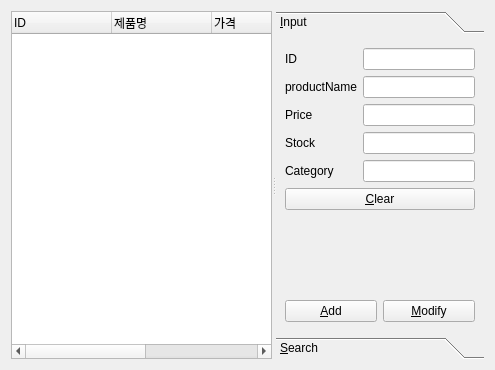
<?xml version="1.0" encoding="UTF-8"?>
<ui version="4.0">
 <class>ProductManagerForm</class>
 <widget class="QWidget" name="ProductManagerForm">
  <property name="geometry">
   <rect>
    <x>0</x>
    <y>0</y>
    <width>495</width>
    <height>370</height>
   </rect>
  </property>
  <property name="windowTitle">
   <string>Form</string>
  </property>
  <layout class="QHBoxLayout" name="horizontalLayout_3">
   <item>
    <widget class="QSplitter" name="splitter">
     <property name="orientation">
      <enum>Qt::Horizontal</enum>
     </property>
     <widget class="QTreeWidget" name="treeWidget">
      <property name="rootIsDecorated">
       <bool>false</bool>
      </property>
      <property name="itemsExpandable">
       <bool>false</bool>
      </property>
      <column>
       <property name="text">
        <string>ID</string>
       </property>
      </column>
      <column>
       <property name="text">
        <string>제품명</string>
       </property>
      </column>
      <column>
       <property name="text">
        <string>가격</string>
       </property>
      </column>
      <column>
       <property name="text">
        <string>재고량</string>
       </property>
      </column>
      <column>
       <property name="text">
        <string>품목</string>
       </property>
      </column>
     </widget>
     <widget class="QToolBox" name="toolBox">
      <property name="enabled">
       <bool>true</bool>
      </property>
      <property name="currentIndex">
       <number>0</number>
      </property>
      <widget class="QWidget" name="inputPage">
       <property name="geometry">
        <rect>
         <x>0</x>
         <y>0</y>
         <width>246</width>
         <height>310</height>
        </rect>
       </property>
       <attribute name="label">
        <string>&amp;Input</string>
       </attribute>
       <layout class="QHBoxLayout" name="horizontalLayout_2">
        <item>
         <layout class="QVBoxLayout" name="verticalLayout">
          <item>
           <layout class="QFormLayout" name="formLayout">
            <item row="0" column="0">
             <widget class="QLabel" name="idLabel">
              <property name="text">
               <string>ID</string>
              </property>
             </widget>
            </item>
            <item row="0" column="1">
             <widget class="QLineEdit" name="idLineEdit">
              <property name="readOnly">
               <bool>true</bool>
              </property>
             </widget>
            </item>
            <item row="1" column="0">
             <widget class="QLabel" name="productNameLabel">
              <property name="text">
               <string>productName</string>
              </property>
             </widget>
            </item>
            <item row="1" column="1">
             <widget class="QLineEdit" name="productNameLineEdit"/>
            </item>
            <item row="2" column="0">
             <widget class="QLabel" name="priceLabel">
              <property name="text">
               <string>Price</string>
              </property>
             </widget>
            </item>
            <item row="2" column="1">
             <widget class="QLineEdit" name="priceLlineEdit"/>
            </item>
            <item row="3" column="0">
             <widget class="QLabel" name="stockLabel">
              <property name="text">
               <string>Stock</string>
              </property>
             </widget>
            </item>
            <item row="3" column="1">
             <widget class="QLineEdit" name="stockLlineEdit"/>
            </item>
            <item row="4" column="0">
             <widget class="QLabel" name="categoryLabel">
              <property name="text">
               <string>Category</string>
              </property>
             </widget>
            </item>
            <item row="4" column="1">
             <widget class="QLineEdit" name="categoryLineEdit"/>
            </item>
           </layout>
          </item>
          <item>
           <widget class="QPushButton" name="clearPushButton">
            <property name="text">
             <string>&amp;Clear</string>
            </property>
           </widget>
          </item>
          <item>
           <spacer name="verticalSpacer">
            <property name="orientation">
             <enum>Qt::Vertical</enum>
            </property>
            <property name="sizeHint" stdset="0">
             <size>
              <width>20</width>
              <height>78</height>
             </size>
            </property>
           </spacer>
          </item>
          <item>
           <layout class="QHBoxLayout" name="horizontalLayout">
            <item>
             <layout class="QGridLayout" name="gridLayout">
              <item row="0" column="0">
               <widget class="QPushButton" name="addPushButton">
                <property name="text">
                 <string>&amp;Add</string>
                </property>
               </widget>
              </item>
              <item row="0" column="1">
               <widget class="QPushButton" name="modifyPushButton">
                <property name="text">
                 <string>&amp;Modify</string>
                </property>
               </widget>
              </item>
             </layout>
            </item>
           </layout>
          </item>
         </layout>
        </item>
       </layout>
      </widget>
      <widget class="QWidget" name="searchPage">
       <property name="geometry">
        <rect>
         <x>0</x>
         <y>0</y>
         <width>246</width>
         <height>310</height>
        </rect>
       </property>
       <attribute name="label">
        <string>&amp;Search</string>
       </attribute>
       <layout class="QHBoxLayout" name="horizontalLayout_9">
        <item>
         <layout class="QVBoxLayout" name="verticalLayout_4">
          <item>
           <widget class="QTreeWidget" name="searchTreeWidget">
            <property name="rootIsDecorated">
             <bool>false</bool>
            </property>
            <property name="itemsExpandable">
             <bool>false</bool>
            </property>
            <column>
             <property name="text">
              <string>ID</string>
             </property>
            </column>
            <column>
             <property name="text">
              <string>제품명</string>
             </property>
            </column>
            <column>
             <property name="text">
              <string>가격</string>
             </property>
            </column>
            <column>
             <property name="text">
              <string>재고량</string>
             </property>
            </column>
            <column>
             <property name="text">
              <string>품목</string>
             </property>
            </column>
           </widget>
          </item>
          <item>
           <layout class="QHBoxLayout" name="horizontalLayout_8">
            <item>
             <widget class="QComboBox" name="searchComboBox">
              <item>
               <property name="text">
                <string>ID</string>
               </property>
              </item>
              <item>
               <property name="text">
                <string>제품명</string>
               </property>
              </item>
              <item>
               <property name="text">
                <string>가격</string>
               </property>
              </item>
              <item>
               <property name="text">
                <string>재고량</string>
               </property>
              </item>
              <item>
               <property name="text">
                <string>품목</string>
               </property>
              </item>
             </widget>
            </item>
            <item>
             <widget class="QLineEdit" name="searchLineEdit"/>
            </item>
           </layout>
          </item>
          <item>
           <widget class="QPushButton" name="searchPushButton">
            <property name="text">
             <string>&amp;Search</string>
            </property>
           </widget>
          </item>
         </layout>
        </item>
       </layout>
      </widget>
     </widget>
    </widget>
   </item>
  </layout>
 </widget>
 <tabstops>
  <tabstop>treeWidget</tabstop>
  <tabstop>idLineEdit</tabstop>
  <tabstop>productNameLineEdit</tabstop>
  <tabstop>priceLlineEdit</tabstop>
  <tabstop>stockLlineEdit</tabstop>
  <tabstop>categoryLineEdit</tabstop>
  <tabstop>clearPushButton</tabstop>
  <tabstop>addPushButton</tabstop>
  <tabstop>modifyPushButton</tabstop>
  <tabstop>searchTreeWidget</tabstop>
  <tabstop>searchComboBox</tabstop>
  <tabstop>searchLineEdit</tabstop>
  <tabstop>searchPushButton</tabstop>
 </tabstops>
 <resources/>
 <connections/>
</ui>
